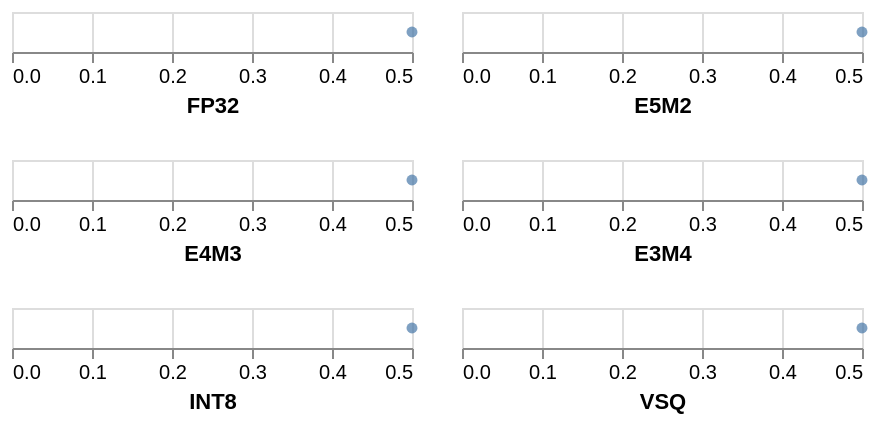

Here is the Vega-Lite specification saved for this chart:
### Vega specification from a JSON file in a GitHub repository (floating-point values rounded to 4 significant figures)
{"$schema": "https://vega.github.io/schema/vega/v5.json", "background": "white", "padding": 5, "data": [{"name": "data_FP32", "values": [{"value": 0.5, "type_": "FP32"}]}, {"name": "data_E5M2", "values": [{"value": 0.5, "type_": "E5M2"}]}, {"name": "data_E4M3", "values": [{"value": 0.5, "type_": "E4M3"}]}, {"name": "data_E3M4", "values": [{"value": 0.5, "type_": "E3M4"}]}, {"name": "data_INT8", "values": [{"value": 0.5, "type_": "INT8"}]}, {"name": "data_VSQ", "values": [{"value": 0.5, "type_": "VSQ"}]}], "signals": [{"name": "childWidth", "value": 200}, {"name": "childHeight", "value": 20}, {"name": "point_color", "value": "#4778a8"}], "layout": {"padding": 20, "columns": 2, "bounds": "full", "align": "all"}, "marks": [{"type": "group", "name": "child__FP32_group", "style": "cell", "encode": {"update": {"width": {"signal": "childWidth"}, "height": {"signal": "childHeight"}}}, "signals": [{"name": "height", "update": "childHeight"}], "marks": [{"type": "symbol", "name": "child__FP32_marks", "style": "point", "from": {"data": "data_FP32"}, "encode": {"update": {"opacity": {"value": 0.7}, "fill": {"signal": "point_color"}, "ariaRoleDescription": {"value": "point"}, "x": {"scale": "child__FP32_x", "field": "value"}, "y": {"signal": "childHeight", "mult": 0.5}, "tooltip": [{"signal": "{\"value\":datum[\"value\"]}"}]}}}], "axes": [{"scale": "child__FP32_x", "orient": "bottom", "grid": true, "tickCount": {"signal": "ceil(childWidth/40)"}, "domain": false, "labels": false, "aria": false, "maxExtent": 0, "minExtent": 0, "ticks": false, "zindex": 0}, {"scale": "child__FP32_x", "orient": "bottom", "grid": false, "tickCount": {"signal": "ceil(childWidth/40)"}, "zindex": 0, "labelFlush": true, "labelOverlap": true, "title": "FP32"}]}, {"type": "group", "name": "child__E5M2_group", "style": "cell", "encode": {"update": {"width": {"signal": "childWidth"}, "height": {"signal": "childHeight"}}}, "signals": [{"name": "height", "update": "childHeight"}], "marks": [{"type": "symbol", "name": "child__E5M2_marks", "style": "point", "from": {"data": "data_E5M2"}, "encode": {"update": {"opacity": {"value": 0.7}, "fill": {"signal": "point_color"}, "ariaRoleDescription": {"value": "point"}, "x": {"scale": "child__E5M2_x", "field": "value"}, "y": {"signal": "childHeight", "mult": 0.5}, "tooltip": [{"signal": "{\"value\":datum[\"value\"]}"}]}}}], "axes": [{"scale": "child__E5M2_x", "orient": "bottom", "grid": true, "tickCount": {"signal": "ceil(childWidth/40)"}, "domain": false, "labels": false, "aria": false, "maxExtent": 0, "minExtent": 0, "ticks": false, "zindex": 0}, {"scale": "child__E5M2_x", "orient": "bottom", "grid": false, "tickCount": {"signal": "ceil(childWidth/40)"}, "zindex": 0, "labelFlush": true, "labelOverlap": true, "title": "E5M2"}]}, {"type": "group", "name": "child__E4M3_group", "style": "cell", "encode": {"update": {"width": {"signal": "childWidth"}, "height": {"signal": "childHeight"}}}, "signals": [{"name": "height", "update": "childHeight"}], "marks": [{"type": "symbol", "name": "child__E4M3_marks", "style": "point", "from": {"data": "data_E4M3"}, "encode": {"update": {"opacity": {"value": 0.7}, "fill": {"signal": "point_color"}, "ariaRoleDescription": {"value": "point"}, "x": {"scale": "child__E4M3_x", "field": "value"}, "y": {"signal": "childHeight", "mult": 0.5}, "tooltip": [{"signal": "{\"value\":datum[\"value\"]}"}]}}}], "axes": [{"scale": "child__E4M3_x", "orient": "bottom", "grid": true, "tickCount": {"signal": "ceil(childWidth/40)"}, "domain": false, "labels": false, "aria": false, "maxExtent": 0, "minExtent": 0, "ticks": false, "zindex": 0}, {"scale": "child__E4M3_x", "orient": "bottom", "grid": false, "tickCount": {"signal": "ceil(childWidth/40)"}, "zindex": 0, "labelFlush": true, "labelOverlap": true, "title": "E4M3"}]}, {"type": "group", "name": "child__E3M4_group", "style": "cell", "encode": {"update": {"width": {"signal": "childWidth"}, "height": {"signal": "childHeight"}}}, "signals": [{"name": "height", "update": "childHeight"}], "marks": [{"type": "symbol", "name": "child__E3M4_marks", "style": "point", "from": {"data": "data_E3M4"}, "encode": {"update": {"opacity": {"value": 0.7}, "fill": {"signal": "point_color"}, "ariaRoleDescription": {"value": "point"}, "x": {"scale": "child__E3M4_x", "field": "value"}, "y": {"signal": "childHeight", "mult": 0.5}, "tooltip": [{"signal": "{\"value\":datum[\"value\"]}"}]}}}], "axes": [{"scale": "child__E3M4_x", "orient": "bottom", "grid": true, "tickCount": {"signal": "ceil(childWidth/40)"}, "domain": false, "labels": false, "aria": false, "maxExtent": 0, "minExtent": 0, "ticks": false, "zindex": 0}, {"scale": "child__E3M4_x", "orient": "bottom", "grid": false, "tickCount": {"signal": "ceil(childWidth/40)"}, "zindex": 0, "labelFlush": true, "labelOverlap": true, "title": "E3M4"}]}, {"type": "group", "name": "child__INT8_group", "style": "cell", "encode": {"update": {"width": {"signal": "childWidth"}, "height": {"signal": "childHeight"}}}, "signals": [{"name": "height", "update": "childHeight"}], "marks": [{"type": "symbol", "name": "child__INT8_marks", "style": "point", "from": {"data": "data_INT8"}, "encode": {"update": {"opacity": {"value": 0.7}, "fill": {"signal": "point_color"}, "ariaRoleDescription": {"value": "point"}, "x": {"scale": "child__INT8_x", "field": "value"}, "y": {"signal": "childHeight", "mult": 0.5}, "tooltip": [{"signal": "{\"value\":datum[\"value\"]}"}]}}}], "axes": [{"scale": "child__INT8_x", "orient": "bottom", "grid": true, "tickCount": {"signal": "ceil(childWidth/40)"}, "domain": false, "labels": false, "aria": false, "maxExtent": 0, "minExtent": 0, "ticks": false, "zindex": 0}, {"scale": "child__INT8_x", "orient": "bottom", "grid": false, "tickCount": {"signal": "ceil(childWidth/40)"}, "zindex": 0, "labelFlush": true, "labelOverlap": true, "title": "INT8"}]}, {"type": "group", "name": "child__VSQ_group", "style": "cell", "encode": {"update": {"width": {"signal": "childWidth"}, "height": {"signal": "childHeight"}}}, "signals": [{"name": "height", "update": "childHeight"}], "marks": [{"type": "symbol", "name": "child__VSQ_marks", "style": "point", "from": {"data": "data_VSQ"}, "encode": {"update": {"opacity": {"value": 0.7}, "fill": {"signal": "point_color"}, "ariaRoleDescription": {"value": "point"}, "x": {"scale": "child__VSQ_x", "field": "value"}, "y": {"signal": "childHeight", "mult": 0.5}, "tooltip": [{"signal": "{\"value\":datum[\"value\"]}"}]}}}], "axes": [{"scale": "child__VSQ_x", "orient": "bottom", "grid": true, "tickCount": {"signal": "ceil(childWidth/40)"}, "domain": false, "labels": false, "aria": false, "maxExtent": 0, "minExtent": 0, "ticks": false, "zindex": 0}, {"scale": "child__VSQ_x", "orient": "bottom", "grid": false, "tickCount": {"signal": "ceil(childWidth/40)"}, "zindex": 0, "labelFlush": true, "labelOverlap": true, "title": "VSQ"}]}], "scales": [{"name": "child__FP32_x", "type": "linear", "domain": {"data": "data_FP32", "field": "value"}, "range": [0, {"signal": "childWidth"}], "nice": true, "zero": true}, {"name": "child__E5M2_x", "type": "linear", "domain": {"data": "data_E5M2", "field": "value"}, "range": [0, {"signal": "childWidth"}], "nice": true, "zero": true}, {"name": "child__E4M3_x", "type": "linear", "domain": {"data": "data_E4M3", "field": "value"}, "range": [0, {"signal": "childWidth"}], "nice": true, "zero": true}, {"name": "child__E3M4_x", "type": "linear", "domain": {"data": "data_E3M4", "field": "value"}, "range": [0, {"signal": "childWidth"}], "nice": true, "zero": true}, {"name": "child__INT8_x", "type": "linear", "domain": {"data": "data_INT8", "field": "value"}, "range": [0, {"signal": "childWidth"}], "nice": true, "zero": true}, {"name": "child__VSQ_x", "type": "linear", "domain": {"data": "data_VSQ", "field": "value"}, "range": [0, {"signal": "childWidth"}], "nice": true, "zero": true}]}
